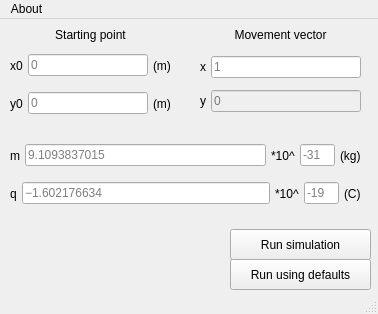
<?xml version="1.0" encoding="UTF-8"?>
<ui version="4.0">
 <class>MainWindow</class>
 <widget class="QMainWindow" name="MainWindow">
  <property name="geometry">
   <rect>
    <x>0</x>
    <y>0</y>
    <width>378</width>
    <height>314</height>
   </rect>
  </property>
  <property name="windowTitle">
   <string>MainWindow</string>
  </property>
  <property name="windowIcon">
   <iconset>
    <normaloff>other/icon_S.ico</normaloff>other/icon_S.ico</iconset>
  </property>
  <widget class="QWidget" name="centralwidget">
   <widget class="QWidget" name="verticalLayoutWidget">
    <property name="geometry">
     <rect>
      <x>0</x>
      <y>20</y>
      <width>181</width>
      <height>91</height>
     </rect>
    </property>
    <layout class="QVBoxLayout" name="electron_verticalLayout">
     <property name="spacing">
      <number>5</number>
     </property>
     <property name="leftMargin">
      <number>10</number>
     </property>
     <property name="topMargin">
      <number>10</number>
     </property>
     <property name="rightMargin">
      <number>10</number>
     </property>
     <property name="bottomMargin">
      <number>10</number>
     </property>
     <item>
      <layout class="QHBoxLayout" name="x0_horizontalLayout">
       <item>
        <widget class="QLabel" name="label_4">
         <property name="text">
          <string notr="true">x0</string>
         </property>
        </widget>
       </item>
       <item>
        <widget class="QLineEdit" name="x0_line">
         <property name="placeholderText">
          <string>0</string>
         </property>
        </widget>
       </item>
       <item>
        <widget class="QLabel" name="label_8">
         <property name="text">
          <string>(m)</string>
         </property>
        </widget>
       </item>
      </layout>
     </item>
     <item>
      <layout class="QHBoxLayout" name="y0_horizontalLayout">
       <item>
        <widget class="QLabel" name="label_5">
         <property name="text">
          <string notr="true">y0</string>
         </property>
        </widget>
       </item>
       <item>
        <widget class="QLineEdit" name="y0_line">
         <property name="placeholderText">
          <string>0</string>
         </property>
        </widget>
       </item>
       <item>
        <widget class="QLabel" name="label_9">
         <property name="text">
          <string>(m)</string>
         </property>
        </widget>
       </item>
      </layout>
     </item>
    </layout>
   </widget>
   <widget class="QLabel" name="label_15">
    <property name="geometry">
     <rect>
      <x>0</x>
      <y>0</y>
      <width>181</width>
      <height>31</height>
     </rect>
    </property>
    <property name="text">
     <string>Starting point</string>
    </property>
    <property name="alignment">
     <set>Qt::AlignCenter</set>
    </property>
   </widget>
   <widget class="QLabel" name="label_17">
    <property name="geometry">
     <rect>
      <x>190</x>
      <y>0</y>
      <width>181</width>
      <height>31</height>
     </rect>
    </property>
    <property name="text">
     <string>Movement vector</string>
    </property>
    <property name="alignment">
     <set>Qt::AlignCenter</set>
    </property>
   </widget>
   <widget class="QWidget" name="verticalLayoutWidget_2">
    <property name="geometry">
     <rect>
      <x>190</x>
      <y>20</y>
      <width>181</width>
      <height>91</height>
     </rect>
    </property>
    <layout class="QVBoxLayout" name="electron_verticalLayout_2">
     <property name="spacing">
      <number>5</number>
     </property>
     <property name="leftMargin">
      <number>10</number>
     </property>
     <property name="topMargin">
      <number>10</number>
     </property>
     <property name="rightMargin">
      <number>10</number>
     </property>
     <property name="bottomMargin">
      <number>10</number>
     </property>
     <item>
      <layout class="QHBoxLayout" name="x0_horizontalLayout_2">
       <item>
        <widget class="QLabel" name="label_18">
         <property name="text">
          <string notr="true">x</string>
         </property>
        </widget>
       </item>
       <item>
        <widget class="QLineEdit" name="xVector_line">
         <property name="enabled">
          <bool>true</bool>
         </property>
         <property name="text">
          <string/>
         </property>
         <property name="placeholderText">
          <string notr="true">1</string>
         </property>
        </widget>
       </item>
      </layout>
     </item>
     <item>
      <layout class="QHBoxLayout" name="y0_horizontalLayout_2">
       <item>
        <widget class="QLabel" name="label_20">
         <property name="text">
          <string notr="true">y</string>
         </property>
        </widget>
       </item>
       <item>
        <widget class="QLineEdit" name="yVector_line">
         <property name="enabled">
          <bool>false</bool>
         </property>
         <property name="placeholderText">
          <string notr="true">0</string>
         </property>
        </widget>
       </item>
      </layout>
     </item>
    </layout>
   </widget>
   <widget class="QPushButton" name="pushButton">
    <property name="geometry">
     <rect>
      <x>230</x>
      <y>210</y>
      <width>141</width>
      <height>31</height>
     </rect>
    </property>
    <property name="text">
     <string>Run simulation</string>
    </property>
    <property name="shortcut">
     <string notr="true"/>
    </property>
   </widget>
   <widget class="QWidget" name="verticalLayoutWidget_4">
    <property name="geometry">
     <rect>
      <x>0</x>
      <y>110</y>
      <width>371</width>
      <height>91</height>
     </rect>
    </property>
    <layout class="QVBoxLayout" name="electron_verticalLayout_3">
     <property name="spacing">
      <number>5</number>
     </property>
     <property name="leftMargin">
      <number>10</number>
     </property>
     <property name="topMargin">
      <number>10</number>
     </property>
     <property name="rightMargin">
      <number>10</number>
     </property>
     <property name="bottomMargin">
      <number>10</number>
     </property>
     <item>
      <layout class="QHBoxLayout" name="m_horizontalLayout_2">
       <item>
        <widget class="QLabel" name="label_29">
         <property name="text">
          <string notr="true">m</string>
         </property>
        </widget>
       </item>
       <item>
        <widget class="QLineEdit" name="m_mantissa_line">
         <property name="placeholderText">
          <string notr="true">9.1093837015</string>
         </property>
        </widget>
       </item>
       <item>
        <widget class="QLabel" name="label_30">
         <property name="text">
          <string notr="true">*10^</string>
         </property>
         <property name="margin">
          <number>0</number>
         </property>
        </widget>
       </item>
       <item>
        <widget class="QLineEdit" name="m_exponent_line">
         <property name="maximumSize">
          <size>
           <width>35</width>
           <height>16777215</height>
          </size>
         </property>
         <property name="placeholderText">
          <string>-31</string>
         </property>
        </widget>
       </item>
       <item>
        <widget class="QLabel" name="label_31">
         <property name="text">
          <string>(kg)</string>
         </property>
        </widget>
       </item>
      </layout>
     </item>
     <item>
      <layout class="QHBoxLayout" name="q_horizontalLayout_2">
       <item>
        <widget class="QLabel" name="label_32">
         <property name="text">
          <string notr="true">q</string>
         </property>
        </widget>
       </item>
       <item>
        <widget class="QLineEdit" name="q_mantissa_line">
         <property name="placeholderText">
          <string notr="true">−1.602176634</string>
         </property>
        </widget>
       </item>
       <item>
        <widget class="QLabel" name="label_33">
         <property name="text">
          <string notr="true">*10^</string>
         </property>
        </widget>
       </item>
       <item>
        <widget class="QLineEdit" name="q_exponent_line">
         <property name="maximumSize">
          <size>
           <width>35</width>
           <height>16777215</height>
          </size>
         </property>
         <property name="placeholderText">
          <string>-19</string>
         </property>
        </widget>
       </item>
       <item>
        <widget class="QLabel" name="label_34">
         <property name="text">
          <string>(C)</string>
         </property>
        </widget>
       </item>
      </layout>
     </item>
    </layout>
   </widget>
   <widget class="QPushButton" name="pushButton_2">
    <property name="geometry">
     <rect>
      <x>230</x>
      <y>240</y>
      <width>141</width>
      <height>31</height>
     </rect>
    </property>
    <property name="text">
     <string>Run using defaults</string>
    </property>
    <property name="shortcut">
     <string notr="true"/>
    </property>
   </widget>
  </widget>
  <widget class="QMenuBar" name="menubar">
   <property name="geometry">
    <rect>
     <x>0</x>
     <y>0</y>
     <width>378</width>
     <height>23</height>
    </rect>
   </property>
   <widget class="QMenu" name="menuAbout">
    <property name="title">
     <string>About</string>
    </property>
    <addaction name="actionDocumentation"/>
    <addaction name="actionLanguage"/>
   </widget>
   <addaction name="menuAbout"/>
  </widget>
  <widget class="QStatusBar" name="statusbar"/>
  <action name="actionDocumentation">
   <property name="enabled">
    <bool>true</bool>
   </property>
   <property name="text">
    <string>Documentation</string>
   </property>
   <property name="shortcut">
    <string notr="true">Alt+D</string>
   </property>
  </action>
  <action name="actionLanguage">
   <property name="text">
    <string>Language</string>
   </property>
   <property name="shortcut">
    <string notr="true">Alt+L</string>
   </property>
  </action>
 </widget>
 <resources/>
 <connections/>
</ui>
